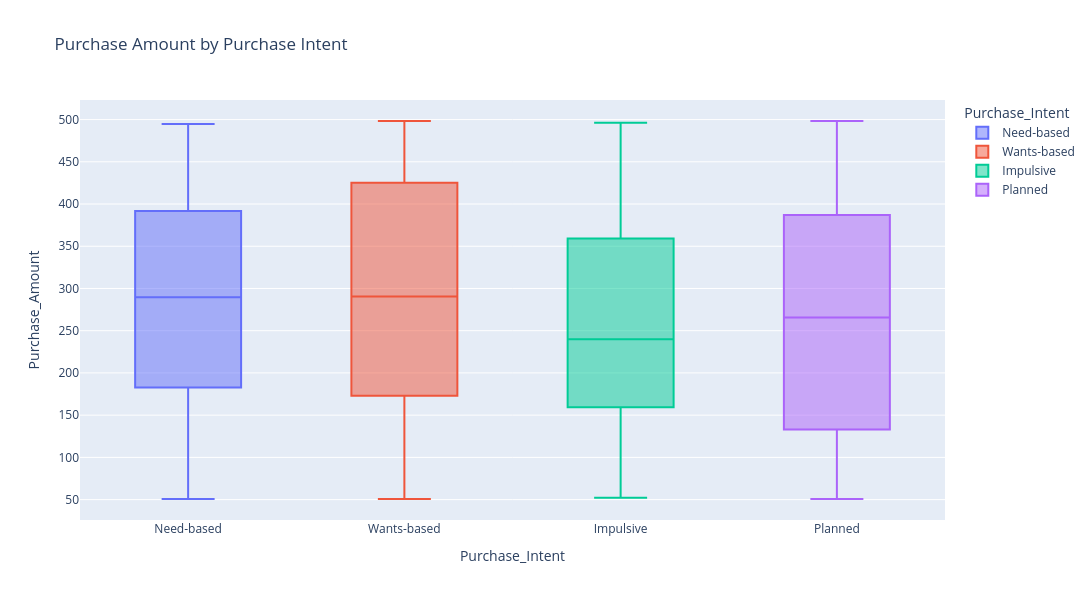

The notebook cell this image was saved under:
### Markdown cell above
### 3.6 Purchase Behaviour & Intent


This section examines how customer intent influences purchasing behaviour, with a focus on spending patterns and purchase value.

### Code cell
# Creating boxplots of Purchase Amount by Purchase Intent
fig = px.box(df, x='Purchase_Intent', y='Purchase_Amount', color='Purchase_Intent', title='Purchase Amount by Purchase Intent')
fig.update_layout(width=1200, height=600)
fig.update_traces(marker=dict(line=dict(width=0.5)))
fig.show()

### Figure 1 — Plotly figure (JSON) as saved in the notebook; plotly's stock layout.template omitted (floating-point values rounded to 4 significant figures; data arrays with more than 128 entries replaced by an {"elided": "..."} marker saying what was removed)
{"data": [{"alignmentgroup": "True", "hovertemplate": "Purchase_Intent=%{x}<br>Purchase_Amount=%{y}<extra></extra>", "legendgroup": "Need-based", "marker": {"color": "#636efa", "line": {"width": 0.5}}, "name": "Need-based", "notched": false, "offsetgroup": "Need-based", "orientation": "v", "showlegend": true, "type": "box", "x": {"elided": "256 str values"}, "x0": " ", "xaxis": "x", "y": {"elided": "256 float values"}, "y0": " ", "yaxis": "y"}, {"alignmentgroup": "True", "hovertemplate": "Purchase_Intent=%{x}<br>Purchase_Amount=%{y}<extra></extra>", "legendgroup": "Wants-based", "marker": {"color": "#EF553B", "line": {"width": 0.5}}, "name": "Wants-based", "notched": false, "offsetgroup": "Wants-based", "orientation": "v", "showlegend": true, "type": "box", "x": {"elided": "249 str values"}, "x0": " ", "xaxis": "x", "y": {"elided": "249 float values"}, "y0": " ", "yaxis": "y"}, {"alignmentgroup": "True", "hovertemplate": "Purchase_Intent=%{x}<br>Purchase_Amount=%{y}<extra></extra>", "legendgroup": "Impulsive", "marker": {"color": "#00cc96", "line": {"width": 0.5}}, "name": "Impulsive", "notched": false, "offsetgroup": "Impulsive", "orientation": "v", "showlegend": true, "type": "box", "x": {"elided": "248 str values"}, "x0": " ", "xaxis": "x", "y": {"elided": "248 float values"}, "y0": " ", "yaxis": "y"}, {"alignmentgroup": "True", "hovertemplate": "Purchase_Intent=%{x}<br>Purchase_Amount=%{y}<extra></extra>", "legendgroup": "Planned", "marker": {"color": "#ab63fa", "line": {"width": 0.5}}, "name": "Planned", "notched": false, "offsetgroup": "Planned", "orientation": "v", "showlegend": true, "type": "box", "x": {"elided": "247 str values"}, "x0": " ", "xaxis": "x", "y": {"elided": "247 float values"}, "y0": " ", "yaxis": "y"}], "layout": {"boxmode": "overlay", "height": 600, "legend": {"title": {"text": "Purchase_Intent"}, "tracegroupgap": 0}, "title": {"text": "Purchase Amount by Purchase Intent"}, "width": 1200, "xaxis": {"anchor": "y", "categoryarray": ["Need-based", "Wants-based", "Impulsive", "Planned"], "categoryorder": "array", "domain": [0, 1], "title": {"text": "Purchase_Intent"}}, "yaxis": {"anchor": "x", "domain": [0, 1], "title": {"text": "Purchase_Amount"}}}}
